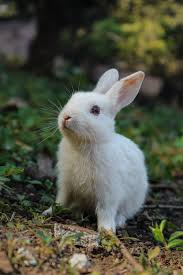
#> input picture 4 Animation Perspective Rotation Scalling and Shifting mini prjects/rotation/rabbit3.jpg, 183 x 275 px
$ python rabbit_rotation.py
#> lines starting #> are read from the running program, lines starting #| are printed output that depends on the picture
# importing the libraries
import cv2
import numpy as np
import matplotlib.pyplot as plt

# reading the img
img = cv2.imread('rabbit3.jpg')
#> img is the input picture: shape (275, 183, 3); mean B, G, R 66.7, 82.2, 79.7

# setting the rows and cols
rows, cols, ch = img.shape
#> rows = 275; cols = 183; ch = 3

matrix_rotated45 = cv2.getRotationMatrix2D((cols/2, rows/2), 45, 0.6)
matrix_rotated90 = cv2.getRotationMatrix2D((cols/2, rows/2), 90, 0.6)
matrix_rotated135 = cv2.getRotationMatrix2D((cols/2, rows/2), 135, 0.6)
matrix_rotated180 = cv2.getRotationMatrix2D((cols/2, rows/2), 180, 0.6)
rotated_img45 = cv2.warpAffine(img, matrix_rotated45, (cols, rows))
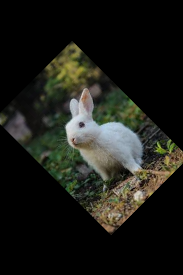
#> rotated_img45: shape (275, 183, 3); mean B, G, R 23.9, 29.5, 28.6
rotated_img90 = cv2.warpAffine(img, matrix_rotated90, (cols, rows))
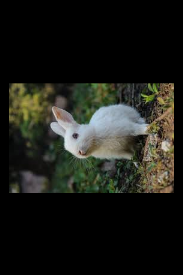
#> rotated_img90: shape (275, 183, 3); mean B, G, R 24, 29.5, 28.6
rotated_img135 = cv2.warpAffine(img, matrix_rotated135, (cols, rows))
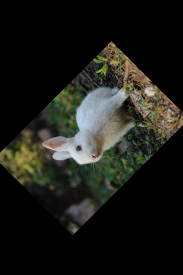
#> rotated_img135: shape (275, 183, 3); mean B, G, R 23.9, 29.5, 28.6
rotated_img180 = cv2.warpAffine(img, matrix_rotated180, (cols, rows))
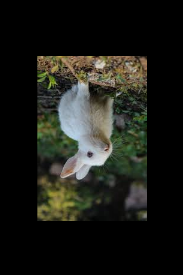
#> rotated_img180: shape (275, 183, 3); mean B, G, R 24, 29.5, 28.6

# comparing
plt.subplot(151),plt.imshow(img), plt.title('Input')
plt.subplot(152),plt.imshow(rotated_img45), plt.title('Output45')
plt.subplot(153),plt.imshow(rotated_img90), plt.title('Output90')
plt.subplot(154),plt.imshow(rotated_img135), plt.title('Output135')
plt.subplot(155),plt.imshow(rotated_img180), plt.title('Output180')
plt.show()
#> figure, not shown here; B, G, R data is drawn as R, G, B

# saving
# cv2.imwrite('rotated_rabbit.jpg', rotated_img90)
